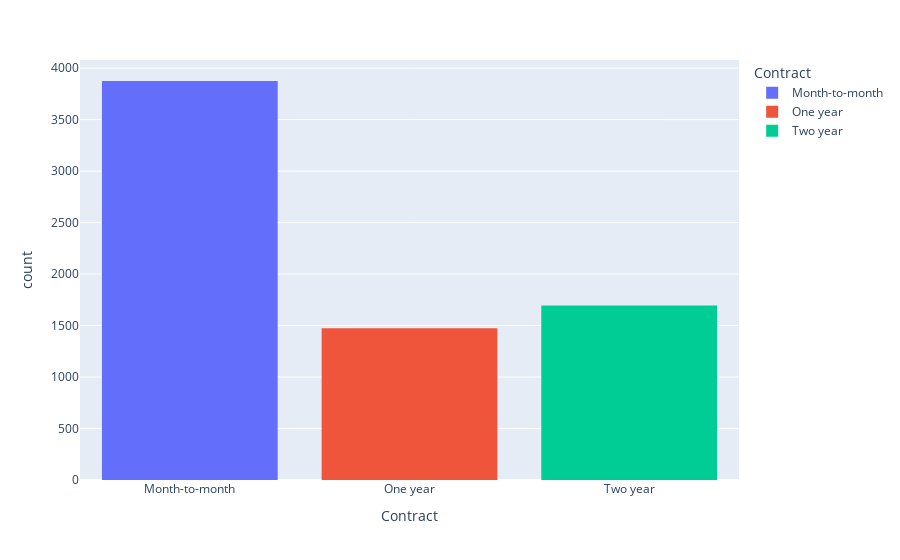

Write notebook code for a chart like this one.
### Code cell
fig3 = px.histogram(df, x='Contract',color='Contract')
fig3.show()

### Figure 1 — Plotly figure (JSON) as saved in the notebook; plotly's stock layout.template omitted (floating-point values rounded to 4 significant figures; data arrays with more than 128 entries replaced by an {"elided": "..."} marker saying what was removed)
{"data": [{"alignmentgroup": "True", "bingroup": "x", "hovertemplate": "Contract=%{x}<br>count=%{y}<extra></extra>", "legendgroup": "Month-to-month", "marker": {"color": "#636efa", "pattern": {"shape": ""}}, "name": "Month-to-month", "offsetgroup": "Month-to-month", "orientation": "v", "showlegend": true, "type": "histogram", "x": {"elided": "3875 str values"}, "xaxis": "x", "yaxis": "y"}, {"alignmentgroup": "True", "bingroup": "x", "hovertemplate": "Contract=%{x}<br>count=%{y}<extra></extra>", "legendgroup": "One year", "marker": {"color": "#EF553B", "pattern": {"shape": ""}}, "name": "One year", "offsetgroup": "One year", "orientation": "v", "showlegend": true, "type": "histogram", "x": {"elided": "1473 str values"}, "xaxis": "x", "yaxis": "y"}, {"alignmentgroup": "True", "bingroup": "x", "hovertemplate": "Contract=%{x}<br>count=%{y}<extra></extra>", "legendgroup": "Two year", "marker": {"color": "#00cc96", "pattern": {"shape": ""}}, "name": "Two year", "offsetgroup": "Two year", "orientation": "v", "showlegend": true, "type": "histogram", "x": {"elided": "1695 str values"}, "xaxis": "x", "yaxis": "y"}], "layout": {"autosize": true, "barmode": "relative", "legend": {"title": {"text": "Contract"}, "tracegroupgap": 0}, "margin": {"t": 60}, "xaxis": {"anchor": "y", "autorange": true, "categoryarray": ["Month-to-month", "One year", "Two year"], "categoryorder": "array", "domain": [0, 1], "range": [-0.5, 2.5], "title": {"text": "Contract"}, "type": "category"}, "yaxis": {"anchor": "x", "autorange": true, "domain": [0, 1], "range": [0, 4079.0], "title": {"text": "count"}}}}
